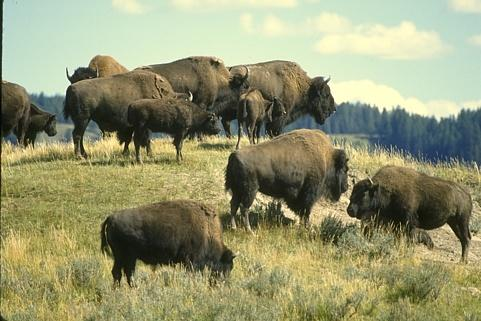
%> input picture buffalo.jpg, 481 x 321 px
$ octave Homework4_Q2.m   (GNU Octave 9; MATLAB toolbox functions it lacks are replaced by stand-ins)
%> lines starting %> are read from the running program, lines starting %| are printed output that depends on the picture
%% Homework 4: Image Segmentation
clear all; close all;

% Read in image
imdata = imread('buffalo.jpg');
%> imdata is the input picture: size 321x481x3 uint8; mean R, G, B 149.1, 150.1, 113.8
figure(1)
imshow(imdata);
I = im2double(imread('buffalo.jpg'));   % Convert to [0,1]

%% Generate 5-D feature vector
if length(size(imdata))==2 % grayscale image
    [R,C] = size(imdata); N = R*C; imdata = double(imdata); % overwriting, since I don't need the uint8 format anymore
    rowIndices = [1:R]'*ones(1,C); colIndices = ones(R,1)*[1:C];
    features = [rowIndices(:)';colIndices(:)';imdata(:)'];
    minf = min(features,[],2); maxf = max(features,[],2); ranges = maxf-minf;
    x = diag(ranges.^(-1))*(features-repmat(minf,1,N)); % each feature normalized to the unit interval [0,1]
elseif length(size(imdata))==3 % color image with RGB color values
    [R,C,D] = size(imdata); N = R*C; imdata = double(imdata);
%> after `[R,C,D] = size(imdata)`: R = 321; C = 481; D = 3
%> after `N = R*C`: N = 154401
    rowIndices = [1:R]'*ones(1,C); colIndices = ones(R,1)*[1:C];
    features = [rowIndices(:)';colIndices(:)']; % initialize with row and column indices
    for d = 1:D
        imdatad = imdata(:,:,d); % pick one color at a time
        features = [features;imdatad(:)'];
    end
%> this loop made 3 passes
%> pass 1, `imdatad = imdata(:,:,d);`:
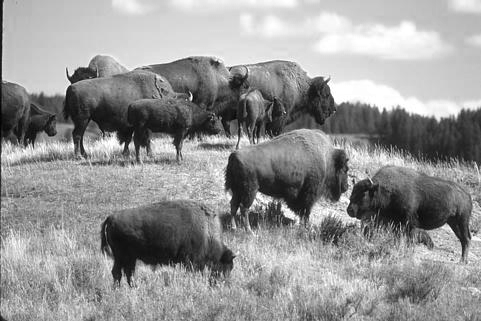
%> imdatad: size 321x481 double; min 1, max 255, mean 149.1
%> pass 2, `imdatad = imdata(:,:,d);`:
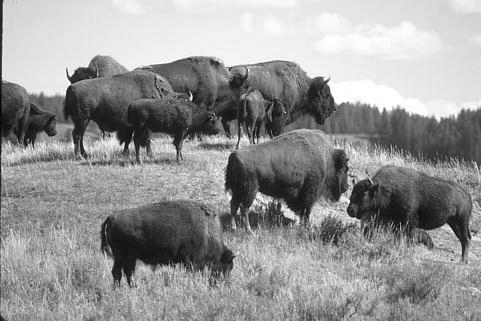
%> imdatad: size 321x481 double; min 3, max 255, mean 150.1
%> pass 3, `imdatad = imdata(:,:,d);`:
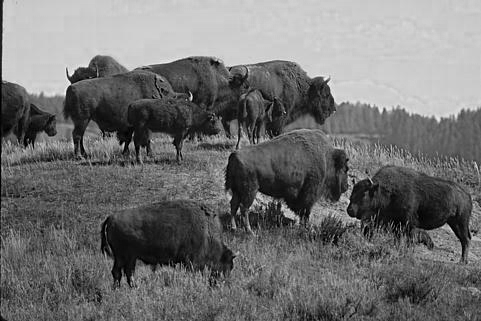
%> imdatad: size 321x481 double; min 0, max 251, mean 113.8
    minf = min(features,[],2); maxf = max(features,[],2);
%> after `minf = min(features,[],2)`: minf = [1; 1; 1; 3; 0]
%> after `maxf = max(features,[],2)`: maxf = [321; 481; 255; 255; 251]
    ranges = maxf-minf;
%> ranges = [320; 480; 254; 252; 251]
    x = diag(ranges.^(-1))*(features-repmat(minf,1,N)); % each feature normalized to the unit interval [0,1]
end
d = size(x,1); % feature dimensionality
%> d = 5


%% Fit GMMs with model selection via K-fold cross validation
max_components = 10;     % You can change this
K = 10;                  % 5-fold cross-validation
Nfolds = 10;
f = x'; % feature vector

bestK = 0;
bestValLL = -inf;
bestGMM = [];
avg_list = zeros(1,0);


indices = makeFolds(size(f,1), Nfolds); % used helper function
nSamples = d*length(f(:,1));

for M = 1:10
    fprintf("Testing GMM with %d components...\n", M);
    foldLL = zeros(K,1);
    nParams(1,M) = (M-1) + d*M + M*(d+nchoosek(d,2)); % from prof

    for fold = 1:K
        testIdx = (indices == fold);
        trainIdx = ~testIdx;


        trainData = f(trainIdx,:);
        testData  = f(testIdx,:);


        gmm = fitgmdist(trainData, M, "RegularizationValue", 1e-5, "Options", statset("MaxIter", 500));
% [41 lines not run here, left out]
function labels = cluster_gmm(gmm, X)
% X is N×D
% Returns integer labels in [1..K]

    N = size(X,1);
    K = gmm.NumComponents;

    % Preallocate log-prob matrix
    logProb = zeros(N, K);

    for k = 1:K
        mu = gmm.mu(k, :);         % 1×D
        Sigma = gmm.Sigma(:, :, k);% D×D
        pi_k = gmm.ComponentProportion(k);

        % Compute log-likelihood under this Gaussian
        logPdf = log(mvnpdf(X, mu, Sigma) + eps);

        % Add log mixing weight
        logProb(:, k) = log(pi_k + eps) + logPdf;
    end

    % MAP assignment: choose the max posterior component
    [~, labels] = max(logProb, [], 2);
end

%% k-fold cross validation HELPER function
function indices = makeFolds(N, K)
%> called with N = 154401, K = 10
% makeFolds: manually create K roughly equal folds for N samples
% Returns an index vector of length N with fold numbers (1..K)

    indices = zeros(1, N);
    foldSizes = repmat(floor(N / K), 1, K);
    remainder = mod(N, K);
%> remainder = 1
    foldSizes(1:remainder) = foldSizes(1:remainder) + 1;

    allIdx = randperm(N);  % randomize sample order
    startIdx = 1;

    for k = 1:K
        thisFold = allIdx(startIdx : startIdx + foldSizes(k) - 1);
        indices(thisFold) = k;
        startIdx = startIdx + foldSizes(k);
    end
%> `nSamples = d*length(f(:,1));`: nSamples = 772005
%> the run ends on the next line
end

$ run again, with elk.jpg copied over buffalo.jpg
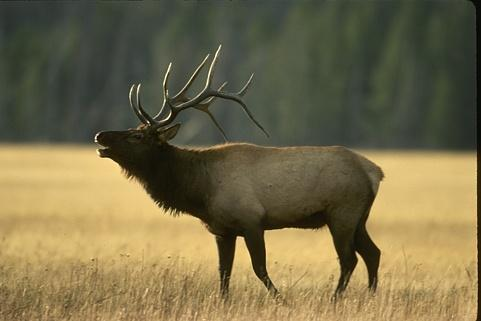
%> input picture elk.jpg, 481 x 321 px
%> imdata is the input picture: size 321x481x3 uint8; mean R, G, B 117.3, 107.5, 73.6
%> imdata: size 321x481x3 double
%> the loop `for d = 1:D` made 3 passes
%> pass 1, `imdatad = imdata(:,:,d);`:
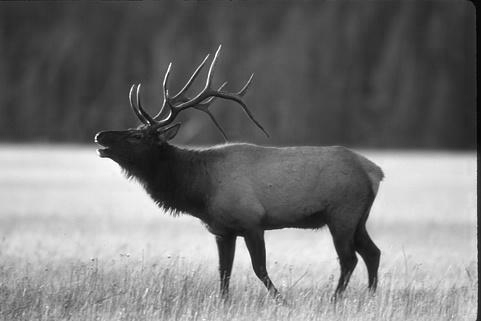
%> imdatad: size 321x481 double; min 1, max 255, mean 117.3
%> pass 3, `imdatad = imdata(:,:,d);`:
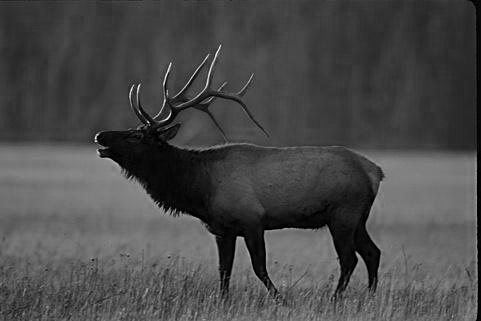
%> imdatad: size 321x481 double; min 0, max 239, mean 73.6
%> minf = [1; 1; 1; 0; 0]
%> maxf = [321; 481; 255; 255; 239]
%> ranges = [320; 480; 254; 255; 239]
%> nSamples = 772005
